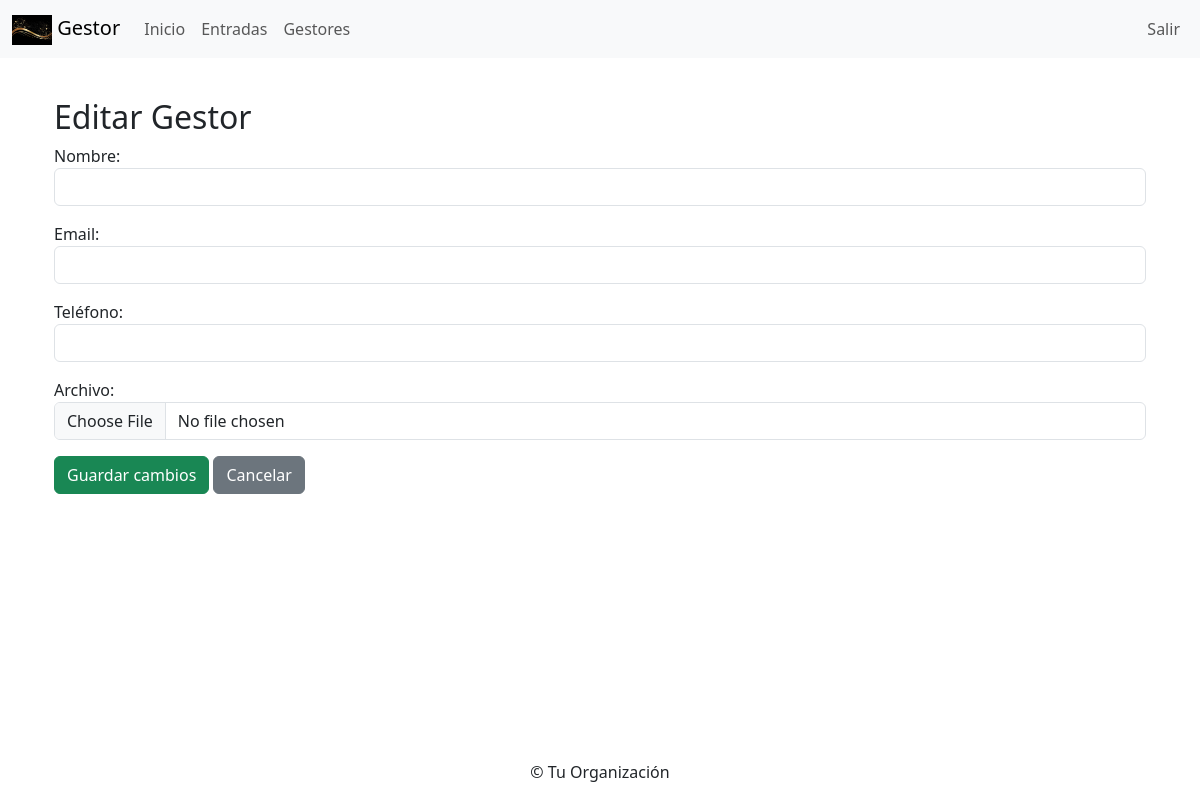
The page /gestores/2/editar/ (signed in) on the database as committed earlier.
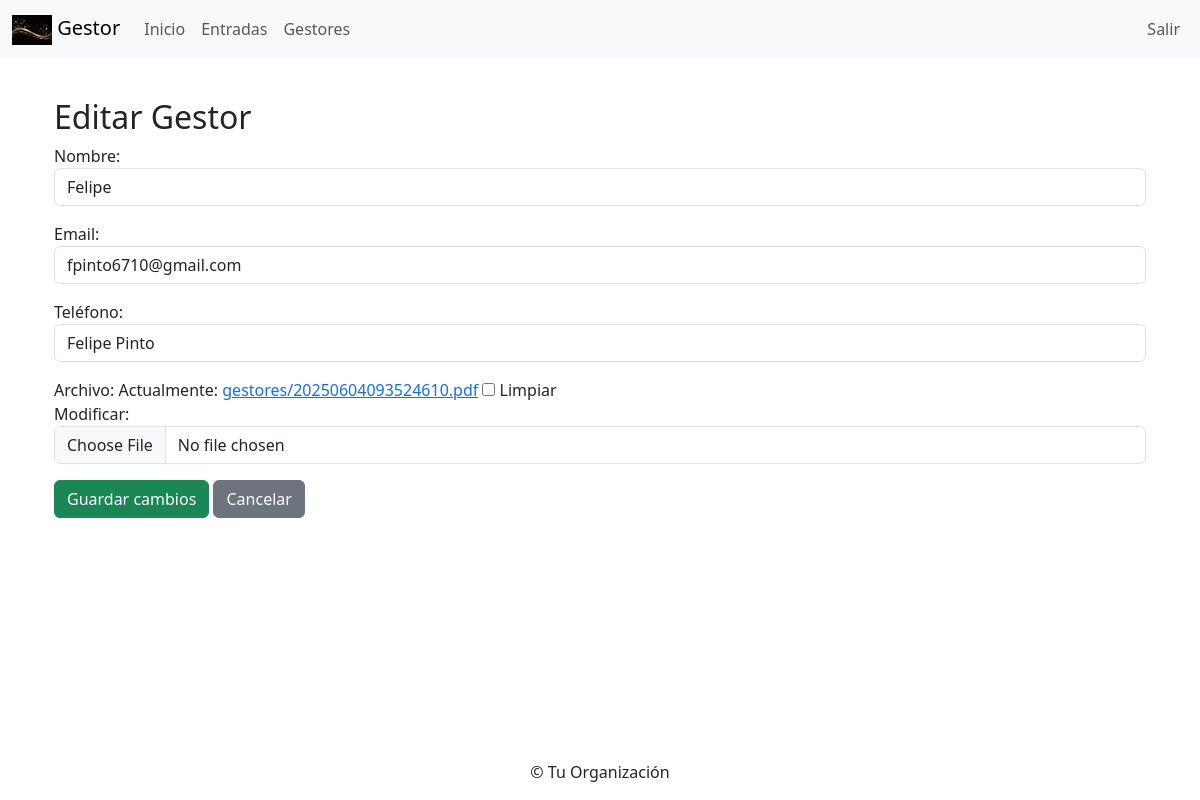
The same page on the database as committed later.
### correspondencia_app/models.py (models this page shows, shortened)
class DocumentManager(models.Model):
    nombre    = models.CharField("Nombre", max_length=100)
    email     = models.EmailField("Email")
    telefono  = models.CharField("Teléfono", max_length=20)
    archivo   = models.FileField("Archivo", upload_to='gestores/', blank=True, null=True)
    class Meta:
        verbose_name        = "Gestor de Documentos"
        verbose_name_plural = "Gestores de Documentos"
        ordering            = ['nombre']

### correspondencia_app/views.py (the view)
# urls.py: path('gestores/<int:pk>/editar/',   views.document_manager_edit,   name='document_manager_edit'),
@login_required
@user_passes_test(is_staff_user)
def document_manager_edit(request, pk):
    gestor = get_object_or_404(DocumentManager, pk=pk)
    if request.method == 'POST':
        form = DocumentManagerForm(request.POST, request.FILES, instance=gestor)
        if form.is_valid():
            form.save()
            messages.success(request, "Gestor actualizado")
            return redirect('correspondencia_app:document_manager_list')
        messages.error(request, "Por favor corrige los errores en el formulario")
    else:
        form = DocumentManagerForm(instance=gestor)
    return render(request, 'correspondencia_app/document_manager_form.html', {'form': form, 'edit': True})

### correspondencia_app/forms.py
class DocumentManagerForm(forms.ModelForm):
    class Meta:
        model  = DocumentManager
        fields = ['nombre', 'email', 'telefono', 'archivo']
        widgets = {
            'nombre': forms.TextInput(attrs={'class': 'form-control'}),
            'email': forms.EmailInput(attrs={'class': 'form-control'}),
            'telefono': forms.TextInput(attrs={'class': 'form-control'}),
            'archivo': forms.ClearableFileInput(attrs={'class': 'form-control'}),
        }

### correspondencia_app/views.py (called while the page is built)
def is_staff_user(user):
    return user.is_staff

### templates/correspondencia_app/document_manager_form.html (shortened to what this page needs)
{% extends "correspondencia_app/base.html" %}
{% load static %}
{% block content %}
  <div class="container">
    <h2>
      {% if edit %}Editar Gestor{% else %}Nuevo Gestor{% endif %}
    </h2>
    <form method="post" enctype="multipart/form-data">
      {{ form.as_p }}
      <button class="btn btn-success" type="submit">
        {% if edit %}Guardar cambios{% else %}Crear gestor{% endif %}
      </button>
      <a class="btn btn-secondary" href="{% url 'correspondencia_app:document_manager_list' %}">
        Cancelar
      </a>
    </form>
  </div>
{% endblock %}

Rows that differ between the two databases and show on the page:
changed DocumentManager: nombre (not shown) → "Felipe"; email (not shown) → "fpinto6710@gmail.com"; telefono (not shown) → "Felipe Pinto"
Other text that changed with them:
form field as_p: (not shown) → "☐"
text no longer shown: "Nombre: Email: Teléfono: Archivo:"
text now shown: "Nombre: Email: Teléfono: Archivo: Actualmente: gestores/20250604093524610.pdf Limpiar Modificar:"
